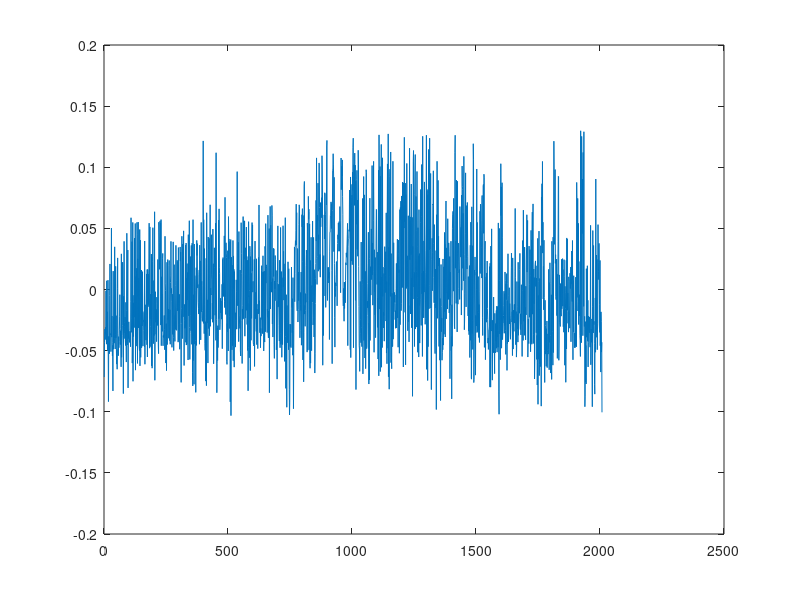

Here is the MATLAB script that generated this plot: (Note: this script raises an error after producing the figure.)
clear
close all
addpath('assignment3data')
load compEx1data.mat
notnan = isfinite(x{1}(1,:));
notnan = isfinite(x{2}(1,:)).*notnan;
x1 = x{1}(:,logical(notnan));
x2 = x{2}(:,logical(notnan));
mu = mean(x1, 2);
sigma = std(x1');
N1 = [1/sigma(1) 0 -(1/sigma(1))*mu(1);
    0 1/sigma(2) -(1/sigma(2))*mu(2);
    0 0 1];
senior_x1 = N1*x1;
mu = mean(x2, 2);
sigma = std(x2');
N2 = [1/sigma(1) 0 -(1/sigma(1))*mu(1);
    0 1/sigma(2) -(1/sigma(2))*mu(2);
    0 0 1];
senior_x2 = N2*x2;

M = zeros(length(x1), 9);
for i = 1:length(x1)
    M(i,1:3) = senior_x1(1,i)*[1 1 1].*senior_x2(:,i)';
    M(i,4:6) = senior_x1(2,i)*[1 1 1].*senior_x2(:,i)';
    M(i,7:9) = senior_x1(3,i)*[1 1 1].*senior_x2(:,i)';
end
[U,S,V] = svd(M);
lambda = S(9,9);
v = V(:,9);
senior_F = reshape(v,[3,3])';
[U,S,V] = svd(senior_F);
S(3,3) = 0;
senior_F = U*S*V';
F = N2'*senior_F*N1;

plot(diag(senior_x2'*senior_F*senior_x1));

l = F*x{1};
l = l ./ sqrt ( repmat ( l (1 ,:).^2 + l (2 ,:).^2 ,[3 1]));
rital(l(:,1))

